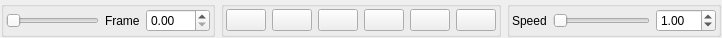
<?xml version="1.0" encoding="UTF-8"?>
<ui version="4.0">
 <class>studiomodel::Timeline</class>
 <widget class="QWidget" name="studiomodel::Timeline">
  <property name="geometry">
   <rect>
    <x>0</x>
    <y>0</y>
    <width>722</width>
    <height>31</height>
   </rect>
  </property>
  <property name="windowTitle">
   <string>Form</string>
  </property>
  <layout class="QHBoxLayout" name="horizontalLayout">
   <property name="leftMargin">
    <number>1</number>
   </property>
   <property name="topMargin">
    <number>1</number>
   </property>
   <property name="rightMargin">
    <number>1</number>
   </property>
   <property name="bottomMargin">
    <number>1</number>
   </property>
   <item>
    <widget class="QGroupBox" name="FrameBox">
     <property name="title">
      <string/>
     </property>
     <layout class="QHBoxLayout" name="horizontalLayout_4">
      <property name="spacing">
       <number>6</number>
      </property>
      <property name="leftMargin">
       <number>2</number>
      </property>
      <property name="topMargin">
       <number>2</number>
      </property>
      <property name="rightMargin">
       <number>2</number>
      </property>
      <property name="bottomMargin">
       <number>2</number>
      </property>
      <item>
       <widget class="QSlider" name="FrameSlider">
        <property name="sizePolicy">
         <sizepolicy hsizetype="Expanding" vsizetype="Preferred">
          <horstretch>0</horstretch>
          <verstretch>0</verstretch>
         </sizepolicy>
        </property>
        <property name="minimumSize">
         <size>
          <width>0</width>
          <height>0</height>
         </size>
        </property>
        <property name="orientation">
         <enum>Qt::Horizontal</enum>
        </property>
       </widget>
      </item>
      <item>
       <widget class="QLabel" name="label">
        <property name="text">
         <string>Frame</string>
        </property>
       </widget>
      </item>
      <item>
       <widget class="QDoubleSpinBox" name="FrameSpinner">
        <property name="minimumSize">
         <size>
          <width>50</width>
          <height>0</height>
         </size>
        </property>
        <property name="maximum">
         <double>100.000000000000000</double>
        </property>
       </widget>
      </item>
     </layout>
    </widget>
   </item>
   <item>
    <widget class="QGroupBox" name="FrameControlsBox">
     <property name="title">
      <string/>
     </property>
     <layout class="QHBoxLayout" name="horizontalLayout_2">
      <property name="leftMargin">
       <number>2</number>
      </property>
      <property name="topMargin">
       <number>2</number>
      </property>
      <property name="rightMargin">
       <number>2</number>
      </property>
      <property name="bottomMargin">
       <number>2</number>
      </property>
      <item>
       <widget class="QPushButton" name="Restart">
        <property name="toolTip">
         <string>Restart Sequence</string>
        </property>
        <property name="text">
         <string/>
        </property>
       </widget>
      </item>
      <item>
       <widget class="QPushButton" name="PreviousFrame">
        <property name="toolTip">
         <string>Previous Frame</string>
        </property>
        <property name="text">
         <string/>
        </property>
       </widget>
      </item>
      <item>
       <widget class="QPushButton" name="SkipFramesEarlier">
        <property name="toolTip">
         <string>Skip 5 Frames Earlier</string>
        </property>
        <property name="text">
         <string/>
        </property>
       </widget>
      </item>
      <item>
       <widget class="QPushButton" name="TogglePlayback">
        <property name="toolTip">
         <string>Play/Pause</string>
        </property>
        <property name="text">
         <string/>
        </property>
       </widget>
      </item>
      <item>
       <widget class="QPushButton" name="SkipFramesLater">
        <property name="toolTip">
         <string>Skip 5 Frames Later</string>
        </property>
        <property name="text">
         <string/>
        </property>
       </widget>
      </item>
      <item>
       <widget class="QPushButton" name="NextFrame">
        <property name="toolTip">
         <string>Next Frame</string>
        </property>
        <property name="text">
         <string/>
        </property>
       </widget>
      </item>
     </layout>
    </widget>
   </item>
   <item>
    <widget class="QGroupBox" name="FramerateBox">
     <property name="title">
      <string/>
     </property>
     <layout class="QHBoxLayout" name="horizontalLayout_3">
      <property name="leftMargin">
       <number>2</number>
      </property>
      <property name="topMargin">
       <number>2</number>
      </property>
      <property name="rightMargin">
       <number>2</number>
      </property>
      <property name="bottomMargin">
       <number>2</number>
      </property>
      <item>
       <widget class="QLabel" name="label_2">
        <property name="text">
         <string>Speed</string>
        </property>
       </widget>
      </item>
      <item>
       <widget class="QSlider" name="FramerateSlider">
        <property name="sizePolicy">
         <sizepolicy hsizetype="Expanding" vsizetype="Fixed">
          <horstretch>0</horstretch>
          <verstretch>0</verstretch>
         </sizepolicy>
        </property>
        <property name="minimumSize">
         <size>
          <width>0</width>
          <height>0</height>
         </size>
        </property>
        <property name="orientation">
         <enum>Qt::Horizontal</enum>
        </property>
       </widget>
      </item>
      <item>
       <widget class="QDoubleSpinBox" name="FramerateSpinner">
        <property name="sizePolicy">
         <sizepolicy hsizetype="Minimum" vsizetype="Fixed">
          <horstretch>0</horstretch>
          <verstretch>0</verstretch>
         </sizepolicy>
        </property>
        <property name="minimumSize">
         <size>
          <width>60</width>
          <height>0</height>
         </size>
        </property>
        <property name="value">
         <double>1.000000000000000</double>
        </property>
       </widget>
      </item>
     </layout>
    </widget>
   </item>
  </layout>
 </widget>
 <resources/>
 <connections/>
</ui>
